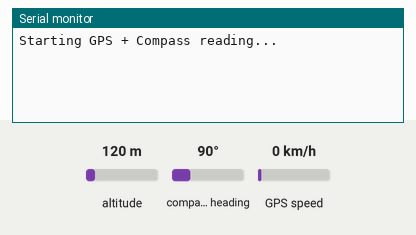
Recording of a sketch running on a simulated Arduino Mega 2560, built with avr-gcc and run on an emulated ATmega2560. On the bench: the last lines printed to the serial monitor. The test bench sets the inputs (shaded band); at power-on: altitude 120 m, compass heading 90°, GPS speed 0 km/h. The GPS gets a fix after 3 s at 37.7749, -122.4194 with 8 satellites.

Above: at 1.2 s.
1.3 s: altitude set to 20 m
At 3.9 s:
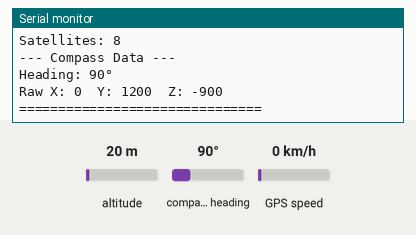
4.5 s: compass heading set to 7°
At 5.8 s:
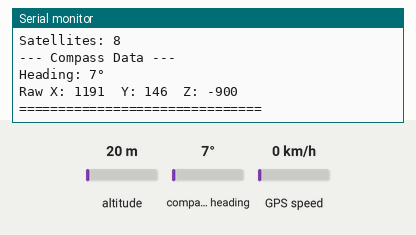
6.0 s: GPS speed set to 2 km/h
Timing chart, 0 to 9.0 s (numbered marks = the images above; inputs shaded):
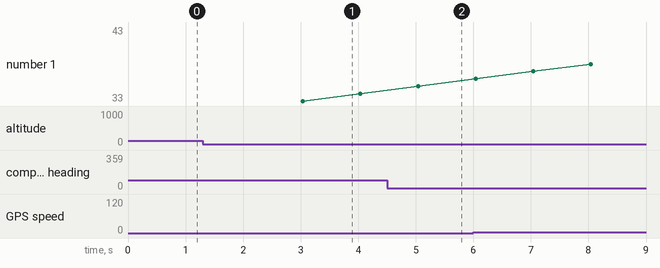

The sketch:

M100_GPS_ProofOfConcept.ino
```cpp
#include <TinyGPS++.h>
#include <QMC5883LCompass.h>
#include <Wire.h>
// #include <Arduino.h>

// Serial and GPS Settings
#define GPS_SERIAL Serial3
#define GPS_BAUD 38400
#define PC_BAUD 115200

TinyGPSPlus gps;
QMC5883LCompass compass;

void setup() {
    Serial.begin(PC_BAUD);
    GPS_SERIAL.begin(GPS_BAUD);
    Wire.begin(); // Start I2C for compass

    compass.init();

    Serial.println("Starting GPS + Compass reading...");
}

void loop() {
    // Read GPS data
    while (GPS_SERIAL.available() > 0) {
        gps.encode(GPS_SERIAL.read());
    }

    if (gps.location.isUpdated()) {
        Serial.println("===============================");

        // --- GPS Data ---
        // Date and Time
        if (gps.date.isValid() && gps.time.isValid()) {
            Serial.print("Date: ");
            Serial.print(gps.date.year());
            Serial.print("-");
            Serial.print(gps.date.month());
            Serial.print("-");
            Serial.print(gps.date.day());
            Serial.print("  Time: ");
            Serial.print(gps.time.hour());
            Serial.print(":");
            Serial.print(gps.time.minute());
            Serial.print(":");
            Serial.println(gps.time.second());
        } else {
            Serial.println("Date/Time: Not Available");
        }

        // Location
        if (gps.location.isValid()) {
            Serial.print("Latitude: ");
            Serial.print(gps.location.lat(), 6);
            Serial.println(gps.location.rawLat().negative ? " S" : " N");

            Serial.print("Longitude: ");
            Serial.print(gps.location.lng(), 6);
            Serial.println(gps.location.rawLng().negative ? " W" : " E");
        } else {
            Serial.println("Location: Not Available");
        }

        // Altitude
        if (gps.altitude.isValid()) {
            Serial.print("Altitude: ");
            Serial.print(gps.altitude.meters());
            Serial.println(" m");
        } else {
            Serial.println("Altitude: Not Available");
        }

        // Speed
        if (gps.speed.isValid()) {
            Serial.print("Speed: ");
            Serial.print(gps.speed.kmph(), 2);
            Serial.println(" km/h");
        } else {
            Serial.println("Speed: Not Available");
        }

        // Course (GPS heading)
        if (gps.course.isValid()) {
            Serial.print("GPS Course: ");
            Serial.print(gps.course.deg(), 2);
            Serial.println("°");
        } else {
            Serial.println("GPS Course: Not Available");
        }

        // Satellites
        if (gps.satellites.isValid()) {
            Serial.print("Satellites: ");
            Serial.println(gps.satellites.value());
        } else {
            Serial.println("Satellites: Not Available");
        }
      // --- Compass Data ---
        compass.read();

        int heading = compass.getAzimuth();
        int x = compass.getX();
        int y = compass.getY();
        int z = compass.getZ();

        Serial.println("--- Compass Data ---");
        Serial.print("Heading: ");
        Serial.print(heading);
        Serial.println("°");

        Serial.print("Raw X: ");
        Serial.print(x);
        Serial.print("  Y: ");
        Serial.print(y);
        Serial.print("  Z: ");
        Serial.println(z);

        Serial.println("===============================");
        Serial.println();

        delay(500); // Update rate
        Serial.println();
    }


}
```

Measured:
- after the input at 1.3 s, the serial monitor: prints a new line after 1.7 s (image 1)
- after the input at 4.5 s, the serial monitor: prints a new line after 0.55 s (image 2)
